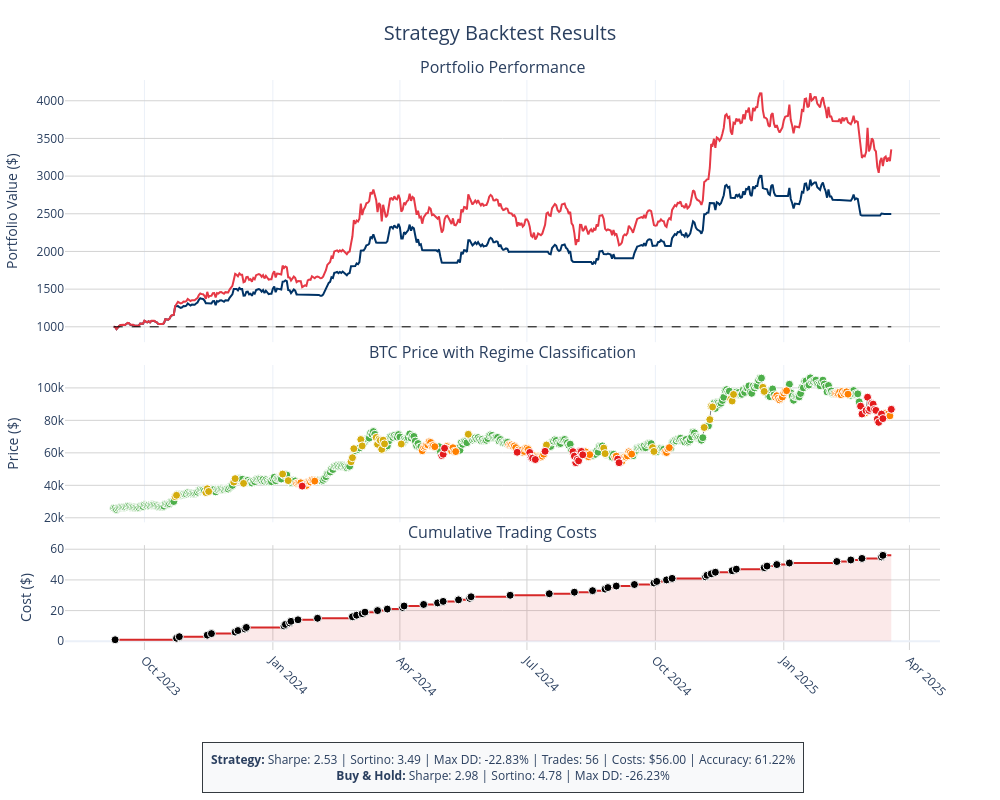

Notebook source saved alongside this figure:
### Code cell
# Generate visualization showing ONLY test set results
fig = model.plot_test_results(portfolio, classes)

# For deployment - using the latest data point's classifi

### Figure 1 — Plotly figure (JSON) as saved in the notebook; plotly's stock layout.template omitted (floating-point values rounded to 4 significant figures; data arrays with more than 128 entries replaced by an {"elided": "..."} marker saying what was removed)
{"data": [{"line": {"color": "#003366", "width": 2}, "name": "Strategy", "showlegend": false, "type": "scatter", "x": {"elided": "558 str values"}, "xaxis": "x", "y": {"elided": "558 float values"}, "yaxis": "y"}, {"line": {"color": "#e63946", "width": 2}, "name": "Buy & Hold", "showlegend": false, "type": "scatter", "x": {"elided": "558 str values"}, "xaxis": "x", "y": {"elided": "558 float values"}, "yaxis": "y"}, {"line": {"color": "black", "dash": "dash", "width": 1}, "name": "Initial Capital", "showlegend": false, "type": "scatter", "x": {"elided": "558 str values"}, "xaxis": "x", "y": {"elided": "558 int values"}, "yaxis": "y"}, {"line": {"color": "gray", "width": 1}, "name": "BTC Price", "showlegend": false, "type": "scatter", "x": {"elided": "558 str values"}, "xaxis": "x2", "y": {"elided": "558 float values"}, "yaxis": "y2"}, {"hovertemplate": "%{x}<br>Price: $%{y:,.2f}<br>Regime: Bullish Low Var", "marker": {"color": "#4daf4a", "line": {"color": "white", "width": 1}, "size": 8}, "mode": "markers", "name": "Bullish Low Var", "showlegend": false, "type": "scatter", "x": {"elided": "387 str values"}, "xaxis": "x2", "y": {"elided": "387 float values"}, "yaxis": "y2"}, {"hovertemplate": "%{x}<br>Price: $%{y:,.2f}<br>Regime: Bullish High Var", "marker": {"color": "#d4ac0d", "line": {"color": "white", "width": 1}, "size": 8}, "mode": "markers", "name": "Bullish High Var", "showlegend": false, "type": "scatter", "x": ["2023-10-23T00:00:00", "2023-10-24T00:00:00", "2023-11-14T00:00:00", "2023-11-15T00:00:00", "2023-11-16T00:00:00", "2023-12-04T00:00:00", "2023-12-05T00:00:00", "2023-12-11T00:00:00", "2024-01-08T00:00:00", "2024-01-12T00:00:00", "2024-02-26T00:00:00", "2024-02-27T00:00:00", "2024-02-28T00:00:00", "2024-03-04T00:00:00", "2024-03-05T00:00:00", "2024-03-15T00:00:00", "2024-03-16T00:00:00", "2024-03-17T00:00:00", "2024-03-18T00:00:00", "2024-03-19T00:00:00", "2024-03-20T00:00:00", "2024-03-21T00:00:00", "2024-04-02T00:00:00", "2024-05-20T00:00:00", "2024-07-15T00:00:00", "2024-08-25T00:00:00", "2024-08-26T00:00:00", "2024-09-29T00:00:00", "2024-09-30T00:00:00", "2024-11-05T00:00:00", "2024-11-09T00:00:00", "2024-11-10T00:00:00", "2024-11-11T00:00:00", "2024-11-24T00:00:00", "2024-11-25T00:00:00", "2024-11-26T00:00:00", "2024-12-17T00:00:00", "2024-12-18T00:00:00"], "xaxis": "x2", "y": [32950.0, 33850.0, 35550.0, 37900.0, 36202, 41970.0, 44110.0, 41201, 46940.0, 42890.0, 54480.0, 57000.0, 62560.0, 68190.0, 64290.0, 69500.0, 65290.0, 68420.0, 67710.0, 62130.0, 67820.0, 65540.0, 65440.0, 71430.0, 64840.0, 62920.0, 59530.0, 63240.0, 60870.0, 75621, 80470.0, 88640.0, 88270.0, 93010.0, 91930.0, 95980.0, 100400.0, 97850.0], "yaxis": "y2"}, {"hovertemplate": "%{x}<br>Price: $%{y:,.2f}<br>Regime: Bearish Low Var", "marker": {"color": "#ff7f00", "line": {"color": "white", "width": 1}, "size": 8}, "mode": "markers", "name": "Bearish Low Var", "showlegend": false, "type": "scatter", "x": ["2024-01-18T00:00:00", "2024-01-19T00:00:00", "2024-01-20T00:00:00", "2024-01-21T00:00:00", "2024-01-23T00:00:00", "2024-01-24T00:00:00", "2024-01-25T00:00:00", "2024-01-26T00:00:00", "2024-01-27T00:00:00", "2024-01-28T00:00:00", "2024-01-29T00:00:00", "2024-01-30T00:00:00", "2024-01-31T00:00:00", "2024-04-17T00:00:00", "2024-04-18T00:00:00", "2024-04-19T00:00:00", "2024-04-20T00:00:00", "2024-04-21T00:00:00", "2024-04-22T00:00:00", "2024-04-23T00:00:00", "2024-04-24T00:00:00", "2024-04-25T00:00:00", "2024-04-26T00:00:00", "2024-05-04T00:00:00", "2024-05-05T00:00:00", "2024-05-06T00:00:00", "2024-05-07T00:00:00", "2024-05-08T00:00:00", "2024-05-09T00:00:00", "2024-05-10T00:00:00", "2024-05-11T00:00:00", "2024-06-18T00:00:00", "2024-06-19T00:00:00", "2024-06-20T00:00:00", "2024-06-21T00:00:00", "2024-06-22T00:00:00", "2024-06-23T00:00:00", "2024-06-25T00:00:00", "2024-06-26T00:00:00", "2024-06-27T00:00:00", "2024-06-28T00:00:00", "2024-06-29T00:00:00", "2024-06-30T00:00:00", "2024-07-01T00:00:00", "2024-07-02T00:00:00", "2024-07-06T00:00:00", "2024-07-08T00:00:00", "2024-07-09T00:00:00", "2024-07-10T00:00:00", "2024-07-11T00:00:00", "2024-07-12T00:00:00", "2024-07-13T00:00:00", "2024-08-11T00:00:00", "2024-08-12T00:00:00", "2024-08-13T00:00:00", "2024-08-14T00:00:00", "2024-08-15T00:00:00", "2024-09-02T00:00:00", "2024-09-03T00:00:00", "2024-09-06T00:00:00", "2024-09-07T00:00:00", "2024-09-08T00:00:00", "2024-09-09T00:00:00", "2024-09-10T00:00:00", "2024-09-11T00:00:00", "2024-09-12T00:00:00", "2024-09-13T00:00:00", "2024-09-14T00:00:00", "2024-10-08T00:00:00", "2024-10-09T00:00:00", "2024-10-10T00:00:00", "2024-10-11T00:00:00", "2024-12-26T00:00:00", "2024-12-27T00:00:00", "2024-12-28T00:00:00", "2024-12-29T00:00:00", "2024-12-30T00:00:00", "2024-12-31T00:00:00", "2025-01-01T00:00:00", "2025-01-02T00:00:00", "2025-01-03T00:00:00", "2025-02-07T00:00:00", "2025-02-08T00:00:00", "2025-02-09T00:00:00", "2025-02-10T00:00:00", "2025-02-11T00:00:00", "2025-02-12T00:00:00", "2025-02-13T00:00:00", "2025-02-14T00:00:00", "2025-02-15T00:00:00", "2025-02-16T00:00:00", "2025-02-27T00:00:00", "2025-02-28T00:00:00", "2025-03-14T00:00:00", "2025-03-15T00:00:00", "2025-03-16T00:00:00", "2025-03-17T00:00:00", "2025-03-18T00:00:00"], "xaxis": "x2", "y": [41260.0, 41600.0, 41630.0, 41540.0, 39830.0, 40120.0, 39940.0, 41860.0, 42120.0, 42030.0, 43270.0, 42890.0, 42580.0, 61329, 63460.0, 63989, 64890.0, 64936, 66840.0, 66410.0, 64280.0, 64490.0, 63800.0, 63820.0, 64010, 63170.0, 62360.0, 61220.0, 63150.0, 60890.0, 60780.0, 65110.0, 64910.0, 64840.0, 64070.0, 64240.0, 63221, 61770.0, 60750.0, 61560.0, 60317, 60860.0, 62730.0, 62820.0, 62040.0, 58230.0, 56660.0, 57990.0, 57700.0, 57390.0, 57900.0, 59150.0, 59350.0, 60600.0, 58740.0, 57620.0, 58880.0, 57510.0, 57990.0, 54150.0, 54790.0, 57050.0, 57620.0, 57382, 58110.0, 60620.0, 60000.0, 59220.0, 60600.0, 60200.0, 62390.0, 63210.0, 94330.0, 95180.0, 93660.0, 92630.0, 93508, 94380.0, 96850.0, 98080.0, 98260.0, 96560.0, 96560.0, 96550.0, 97400.0, 95740.0, 97840.0, 96560.0, 97490.0, 97570.0, 96150.0, 84710.0, 84442, 83970.0, 84390.0, 82610.0, 84080.0, 82780.0], "yaxis": "y2"}, {"hovertemplate": "%{x}<br>Price: $%{y:,.2f}<br>Regime: Bearish High Var", "marker": {"color": "#e41a1c", "line": {"color": "white", "width": 1}, "size": 8}, "mode": "markers", "name": "Bearish High Var", "showlegend": false, "type": "scatter", "x": ["2024-01-22T00:00:00", "2024-05-01T00:00:00", "2024-05-02T00:00:00", "2024-05-03T00:00:00", "2024-06-24T00:00:00", "2024-07-03T00:00:00", "2024-07-04T00:00:00", "2024-07-05T00:00:00", "2024-07-07T00:00:00", "2024-07-14T00:00:00", "2024-08-03T00:00:00", "2024-08-04T00:00:00", "2024-08-05T00:00:00", "2024-08-06T00:00:00", "2024-08-07T00:00:00", "2024-08-08T00:00:00", "2024-08-09T00:00:00", "2024-08-10T00:00:00", "2024-09-04T00:00:00", "2024-09-05T00:00:00", "2025-02-25T00:00:00", "2025-02-26T00:00:00", "2025-03-01T00:00:00", "2025-03-02T00:00:00", "2025-03-03T00:00:00", "2025-03-04T00:00:00", "2025-03-05T00:00:00", "2025-03-06T00:00:00", "2025-03-07T00:00:00", "2025-03-08T00:00:00", "2025-03-09T00:00:00", "2025-03-10T00:00:00", "2025-03-12T00:00:00", "2025-03-13T00:00:00", "2025-03-19T00:00:00"], "xaxis": "x2", "y": [39510.0, 58300.0, 59130.0, 62840.0, 60360.0, 60240.0, 57190.0, 56740.0, 55880.0, 60940.0, 60740.0, 58010.0, 53960.0, 55960, 55100.0, 60910.0, 60890.0, 58800.0, 56130.0, 53920.0, 88760.0, 83900.0, 86010.0, 94260.0, 86120.0, 87310.0, 90600.0, 90000.0, 86770.0, 86140.0, 80750.0, 78784, 83880.0, 81100.0, 86810.0], "yaxis": "y2"}, {"fill": "tozeroy", "fillcolor": "rgba(214, 40, 40, 0.1)", "line": {"color": "#d62828", "width": 2}, "name": "Trading Costs", "showlegend": false, "type": "scatter", "x": {"elided": "558 str values"}, "xaxis": "x3", "y": {"elided": "558 int values"}, "yaxis": "y3"}, {"hovertemplate": "%{x}<br>Cumulative Cost: $%{y:.2f}", "marker": {"color": "black", "line": {"color": "white", "width": 1}, "size": 8, "symbol": "circle"}, "mode": "markers", "name": "Trade Points", "showlegend": false, "type": "scatter", "x": ["2023-09-10T00:00:00", "2023-10-24T00:00:00", "2023-10-26T00:00:00", "2023-11-15T00:00:00", "2023-11-18T00:00:00", "2023-12-05T00:00:00", "2023-12-07T00:00:00", "2023-12-12T00:00:00", "2023-12-13T00:00:00", "2024-01-09T00:00:00", "2024-01-10T00:00:00", "2024-01-13T00:00:00", "2024-01-14T00:00:00", "2024-01-19T00:00:00", "2024-02-02T00:00:00", "2024-02-27T00:00:00", "2024-03-01T00:00:00", "2024-03-05T00:00:00", "2024-03-07T00:00:00", "2024-03-16T00:00:00", "2024-03-23T00:00:00", "2024-04-03T00:00:00", "2024-04-04T00:00:00", "2024-04-18T00:00:00", "2024-04-28T00:00:00", "2024-05-02T00:00:00", "2024-05-13T00:00:00", "2024-05-21T00:00:00", "2024-05-22T00:00:00", "2024-06-19T00:00:00", "2024-07-17T00:00:00", "2024-08-04T00:00:00", "2024-08-17T00:00:00", "2024-08-26T00:00:00", "2024-08-28T00:00:00", "2024-09-03T00:00:00", "2024-09-16T00:00:00", "2024-09-30T00:00:00", "2024-10-02T00:00:00", "2024-10-09T00:00:00", "2024-10-13T00:00:00", "2024-11-06T00:00:00", "2024-11-07T00:00:00", "2024-11-10T00:00:00", "2024-11-13T00:00:00", "2024-11-25T00:00:00", "2024-11-28T00:00:00", "2024-12-18T00:00:00", "2024-12-20T00:00:00", "2024-12-27T00:00:00", "2025-01-05T00:00:00", "2025-02-08T00:00:00", "2025-02-18T00:00:00", "2025-02-26T00:00:00", "2025-03-12T00:00:00", "2025-03-13T00:00:00"], "xaxis": "x3", "y": [1, 2, 3, 4, 5, 6, 7, 8, 9, 10, 11, 12, 13, 14, 15, 16, 17, 18, 19, 20, 21, 22, 23, 24, 25, 26, 27, 28, 29, 30, 31, 32, 33, 34, 35, 36, 37, 38, 39, 40, 41, 42, 43, 44, 45, 46, 47, 48, 49, 50, 51, 52, 53, 54, 55, 56], "yaxis": "y3"}], "layout": {"annotations": [{"font": {"size": 16}, "showarrow": false, "text": "Portfolio Performance", "x": 0.5, "xanchor": "center", "xref": "paper", "y": 1, "yanchor": "bottom", "yref": "paper"}, {"font": {"size": 16}, "showarrow": false, "text": "BTC Price with Regime Classification", "x": 0.5, "xanchor": "center", "xref": "paper", "y": 0.5, "yanchor": "bottom", "yref": "paper"}, {"font": {"size": 16}, "showarrow": false, "text": "Cumulative Trading Costs", "x": 0.5, "xanchor": "center", "xref": "paper", "y": 0.184, "yanchor": "bottom", "yref": "paper"}, {"align": "center", "bgcolor": "rgba(248, 249, 250, 0.9)", "bordercolor": "#343a40", "borderpad": 8, "borderwidth": 1, "font": {"size": 12}, "showarrow": false, "text": "<b>Strategy:</b> Sharpe: 2.53 | Sortino: 3.49 | Max DD: -22.83% | Trades: 56 | Costs: $56.00 | Accuracy: 61.22%<br><b>Buy & Hold:</b> Sharpe: 2.98 | Sortino: 4.78 | Max DD: -26.23%", "x": 0.5, "xref": "paper", "y": -0.25, "yref": "paper"}], "height": 800, "margin": {"b": 150, "l": 60, "r": 60, "t": 80}, "showlegend": false, "title": {"font": {"size": 20}, "text": "Strategy Backtest Results", "x": 0.5}, "width": 1000, "xaxis": {"anchor": "y", "domain": [0, 1], "matches": "x3", "showticklabels": false}, "xaxis2": {"anchor": "y2", "domain": [0, 1], "matches": "x3", "showticklabels": false}, "xaxis3": {"anchor": "y3", "domain": [0, 1], "gridcolor": "lightgray", "showgrid": true, "tickangle": 45, "tickformat": "%b %Y", "tickmode": "auto"}, "yaxis": {"anchor": "x", "domain": [0.54, 1], "gridcolor": "lightgray", "title": {"text": "Portfolio Value ($)"}}, "yaxis2": {"anchor": "x2", "domain": [0.224, 0.5], "gridcolor": "lightgray", "title": {"text": "Price ($)"}}, "yaxis3": {"anchor": "x3", "domain": [0, 0.184], "gridcolor": "lightgray", "title": {"text": "Cost ($)"}}}}
